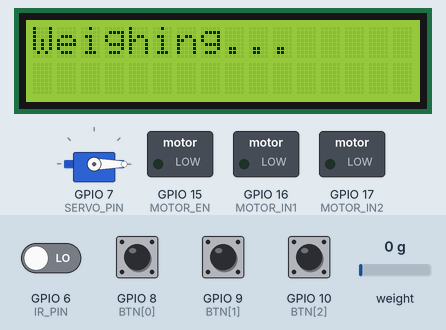
This sketch was run on a simulated ESP32-S3. Parts: 16×2 character LCD, servo, switched loads named in the sketch (green lamp = pin HIGH). The test bench sets the inputs (shaded band); at power-on: GPIO 8 (BTN[0]), GPIO 9 (BTN[1]), GPIO 10 (BTN[2]) HIGH, GPIO 6 (IR_PIN) LOW, weight on the scale 0 g. WiFi joins after 1.5 s; servers stay silent unless stated; uploads are accepted with an empty reply; random numbers use the default seed unless the sketch sets one.

Above: at 5.3 s.
5.4 s: weight on the scale set to 100 g
At 10.2 s:
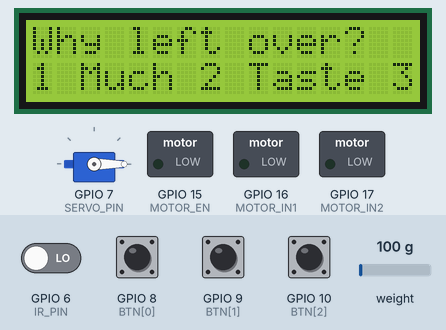
At 16.3 s:
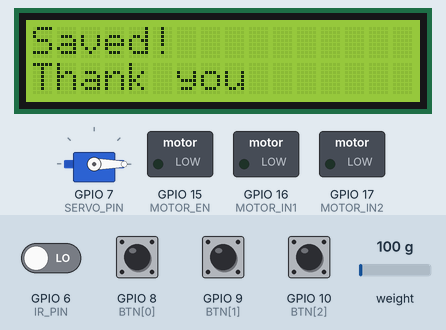
Timing chart, 0 to 16.8 s (numbered marks = the images above; inputs shaded):
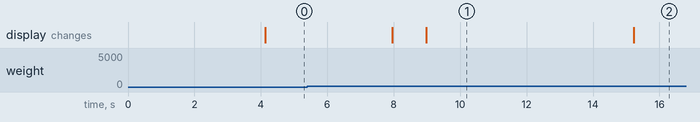

Measured:
- what the display in image 1 shows lasts 6.2 s, from 9.0 s to 15.2 s

The sketch:

foodnova_esp32.ino
```cpp
// FoodNova disposal station - ESP32 firmware (Arduino framework, C++)
// Libraries (Library Manager): HX711 by bogde, LiquidCrystal_I2C, ESP32Servo
#include <WiFi.h>
#include <HTTPClient.h>
#include <HX711.h>
#include <LiquidCrystal_I2C.h>
#include <ESP32Servo.h>

const char* WIFI_SSID  = "SCHOOL_WIFI";
const char* WIFI_PASS  = "WIFI_PASSWORD";
const char* SERVER     = "http://192.168.1.50:8000";  // IP of the PC running server.py
const char* DEVICE_KEY = "foodnova-device-key";       // must match DEVICE_KEY in server.py
const char* DEVICE_ID  = "bin1";                      // same id as in the ID-camera firmware

// Pins: change to match your wiring
#define HX_DT 4
#define HX_SCK 5
#define IR_PIN 6          // IR proximity sensor, LOW = something near the opening
#define SERVO_PIN 7
#define MOTOR_EN 15
#define MOTOR_IN1 16
#define MOTOR_IN2 17
const int BTN[3] = {8, 9, 10};   // optional feedback buttons wired to GND (INPUT_PULLUP)

// The processing module (flap + motor) is optional and must stay physically separate from the
// electronics, away from wet food, and supervised. It is OFF until you decide to use it.
const bool ENABLE_PROCESSING = false;

float zeroOffset = 0;
float calibFactor = 420.0;       // set with a known mass: factor = (raw - zero) / known_grams
const int MIN_GRAMS = 5;         // below this there is no valid weighing event
const int STABLE_BAND = 3;       // stable = last STABLE_SAMPLES readings differ by <= 3 g
const int STABLE_SAMPLES = 6;
const unsigned long SETTLE_TIMEOUT = 8000;
const float CONF_MIN = 0.6;      // below this the category is sent as Unknown / Mixed
const char* REASONS[3] = {"Too much served", "Did not like it", "Not hungry"};
String studentId = "";           // leave blank: the server links the drop to the student who just scanned their ID on the ESP32-CAM

HX711 scale;
LiquidCrystal_I2C lcd(0x27, 16, 2);
Servo flap;
uint32_t bootId;
uint32_t counter = 0;
bool armed = true;               // becomes false after one event until the scale is empty again

// Mass = (Raw Reading - Zero Offset) / Calibration Factor
float readGrams() { return (scale.read_average(3) - zeroOffset) / calibFactor; }

void show(const String& a, const String& b = "") {
  lcd.clear(); lcd.setCursor(0, 0); lcd.print(a); lcd.setCursor(0, 1); lcd.print(b);
}

// Stable-reading check: only accept a weight once it has settled.
bool waitStable(int& grams) {
  float buf[STABLE_SAMPLES]; int n = 0; unsigned long t0 = millis();
  while (millis() - t0 < SETTLE_TIMEOUT) {
    buf[n % STABLE_SAMPLES] = readGrams(); n++;
    if (n >= STABLE_SAMPLES) {
      float lo = buf[0], hi = buf[0], total = 0;
      for (int i = 0; i < STABLE_SAMPLES; i++) { lo = min(lo, buf[i]); hi = max(hi, buf[i]); total += buf[i]; }
      if (hi - lo <= STABLE_BAND) { grams = (int)(total / STABLE_SAMPLES); return true; }
    }
    delay(200);
  }
  return false;
}

// Plug your ESP32-S3-CAM model in here (for example an Edge Impulse classifier).
// Until then it honestly reports "unknown" so nothing is presented as a fact.
String classifyFood(float& conf) { conf = 0.0; return "Unknown / Mixed"; }

String askReason() {
  show("Why left over?", "1 Much 2 Taste 3 Full");
  unsigned long t0 = millis();
  while (millis() - t0 < 6000) {
    for (int i = 0; i < 3; i++) if (digitalRead(BTN[i]) == LOW) return REASONS[i];
    delay(20);
  }
  return "";
}

// The same uid is sent on every retry, so the server keeps only one record per disposal.
bool postEvent(int grams, const String& cat, float conf, const String& reason, const String& uid) {
  String body = "{\"grams\":" + String(grams) + ",\"category\":\"" + cat + "\",\"confidence\":" + String(conf, 2) +
                ",\"uid\":\"" + uid + "\",\"reason\":\"" + reason + "\",\"student\":\"" + studentId + "\"}";
  for (int tries = 0; tries < 3; tries++) {
    if (WiFi.status() == WL_CONNECTED) {
      HTTPClient http;
      http.begin(String(SERVER) + "/api/waste");
      http.addHeader("Content-Type", "application/json");
      http.addHeader("X-Device-Key", DEVICE_KEY);
      http.addHeader("X-Device-Id", DEVICE_ID);
      int code = http.POST(body);
      http.end();
      if (code == 200) return true;
    }
    delay(1000);
  }
  return false;
}

void processWaste() {   // optional module, only runs if ENABLE_PROCESSING is true
  digitalWrite(MOTOR_IN1, HIGH); digitalWrite(MOTOR_IN2, LOW); digitalWrite(MOTOR_EN, HIGH);
  flap.write(90); delay(2000); flap.write(0);
  delay(8000);
  digitalWrite(MOTOR_EN, LOW);
}

void setup() {
  Serial.begin(115200);
  pinMode(IR_PIN, INPUT);
  for (int i = 0; i < 3; i++) pinMode(BTN[i], INPUT_PULLUP);
  pinMode(MOTOR_EN, OUTPUT); pinMode(MOTOR_IN1, OUTPUT); pinMode(MOTOR_IN2, OUTPUT);
  lcd.init(); lcd.backlight(); show("FoodNova", "Starting...");
  flap.attach(SERVO_PIN); flap.write(0);
  scale.begin(HX_DT, HX_SCK); delay(500);
  zeroOffset = scale.read_average(20);          // empty platform = zero
  bootId = esp_random();
  WiFi.begin(WIFI_SSID, WIFI_PASS);
  while (WiFi.status() != WL_CONNECTED) delay(300);
  show("Ready", "Drop your food");
}

void loop() {
  // Duplicate prevention: after one event, wait until the scale is empty and nothing is near the opening.
  if (!armed) {
    if (readGrams() < MIN_GRAMS && digitalRead(IR_PIN) == HIGH) { armed = true; show("Ready", "Drop your food"); }
    delay(200);
    return;
  }
  if (digitalRead(IR_PIN) == LOW) {             // the IR sensor only wakes us up; it does not count as an event
    show("Weighing...");
    int grams = 0;
    if (waitStable(grams) && grams >= MIN_GRAMS) {
      float conf; String cat = classifyFood(conf);
      if (conf < CONF_MIN) cat = "Unknown / Mixed";
      show(String(grams) + " g", cat);
      delay(1000);
      String reason = askReason();
      String uid = String(bootId, HEX) + "-" + String(counter++);
      bool ok = postEvent(grams, cat, conf, reason, uid);
      show(ok ? "Saved!" : "Server error", ok ? "Thank you" : "Not saved");
      if (ENABLE_PROCESSING) processWaste();
    } else {
      show("No valid weight", "Try again");     // unstable or too light: nothing is recorded
    }
    armed = false;
    delay(1500);
  }
  delay(100);
}
```
